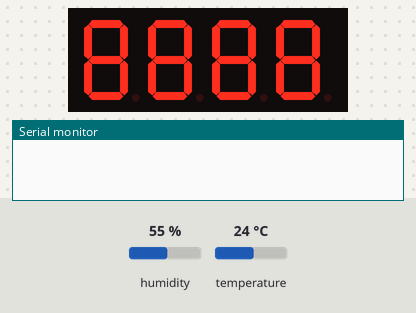
This sketch was run on a simulated Arduino Uno, built with avr-gcc and run on an emulated ATmega328P. Parts: 4-digit seven-segment display, the last lines printed to the serial monitor. The inputs (shaded band) are chosen by the test bench; at power-on: humidity 55 %, temperature 24 °C.

Above: at 0.3 s.
At 1.3 s:
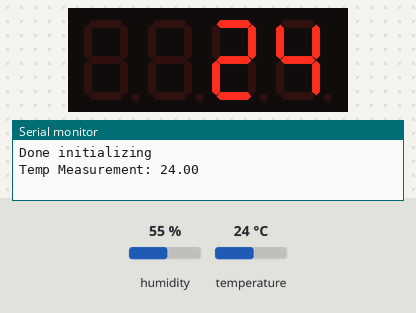

Measured:
- by itself, everything shown: repeats every 32.1 s, in 64 steps
- what the display in image 0 shows lasts 1.0 s, from 0.2 s to 1.2 s

The sketch:

seven-seg.ino.ino
```cpp
#include "Adafruit_LEDBackpack.h"
#include "DHTesp.h"


Adafruit_7segment matrix = Adafruit_7segment();
DHTesp dht;

int c;

void setup()
{
  //Init variables
  c = 0;
  //Init serial
  Serial.begin(115200);
  Serial.println();

  //Init DHT
  dht.setup(14, DHTesp::DHT11);

  //Init 7Seg display
  matrix.begin(0x70);
  delay(200);
  matrix.println(8888);
  matrix.writeDisplay();
  delay(1000);
  matrix.println(0);
  matrix.writeDisplay();

  //
  Serial.println("Done initializing");
}

void loop()
{
  if (c == 1000 || c == 0)
  {
    float humidity = dht.getHumidity();
    float temperature = dht.getTemperature();

    matrix.println(int(temperature));
    matrix.drawColon(false);
    matrix.writeDisplay();
    c = 0;
    Serial.print("Temp Measurement: ");
    Serial.println(temperature);
  }
  else if (c % 5 == 0)
  {
    Serial.print("Colon check at ");
    Serial.println(c);
    matrix.drawColon(c % 10 == 0);
    matrix.writeDisplay();
  }

  c++;
  delay(100);
}
```
